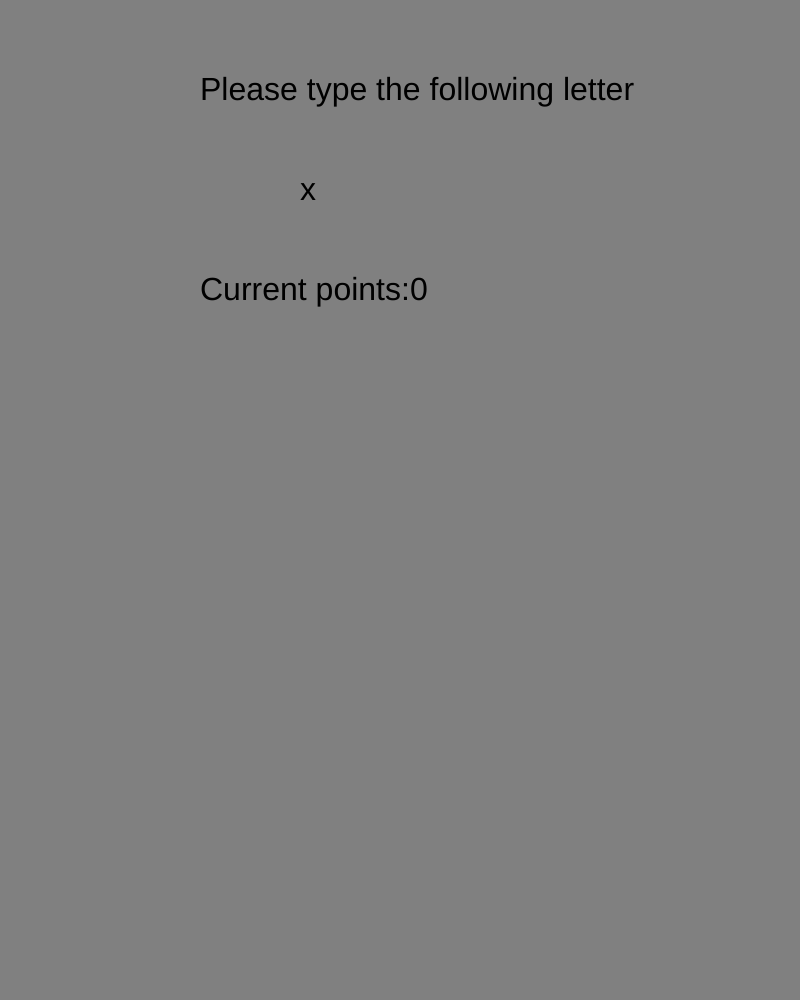
Frame 1 (no input)
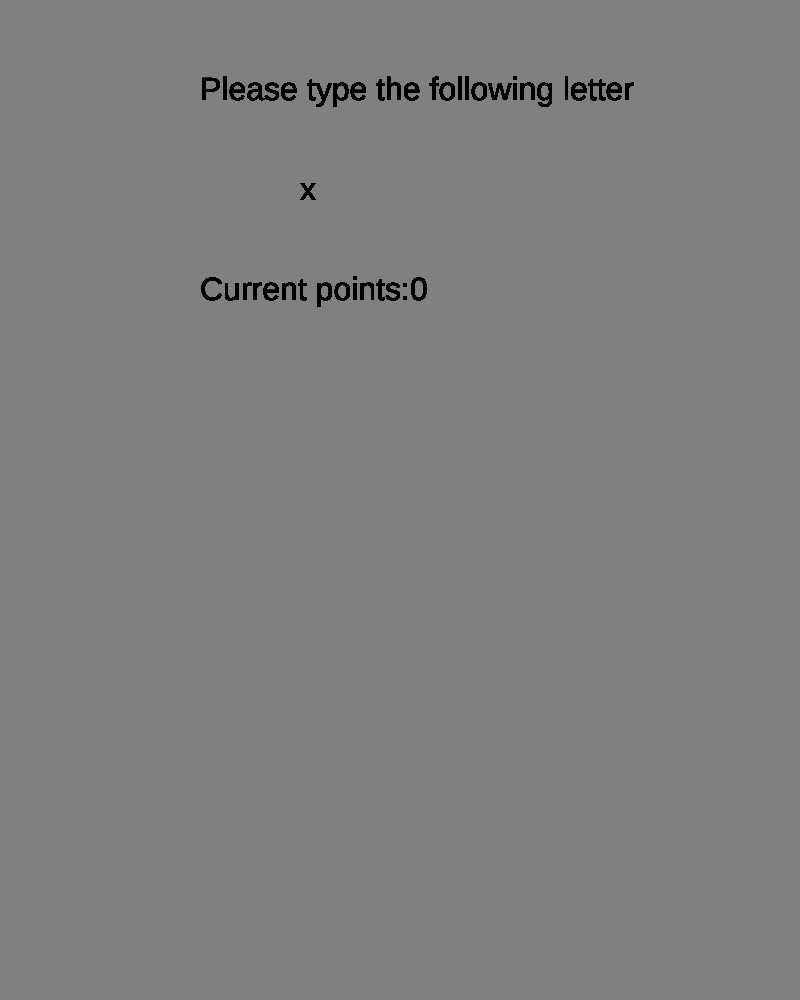
Frame 60 (no input)
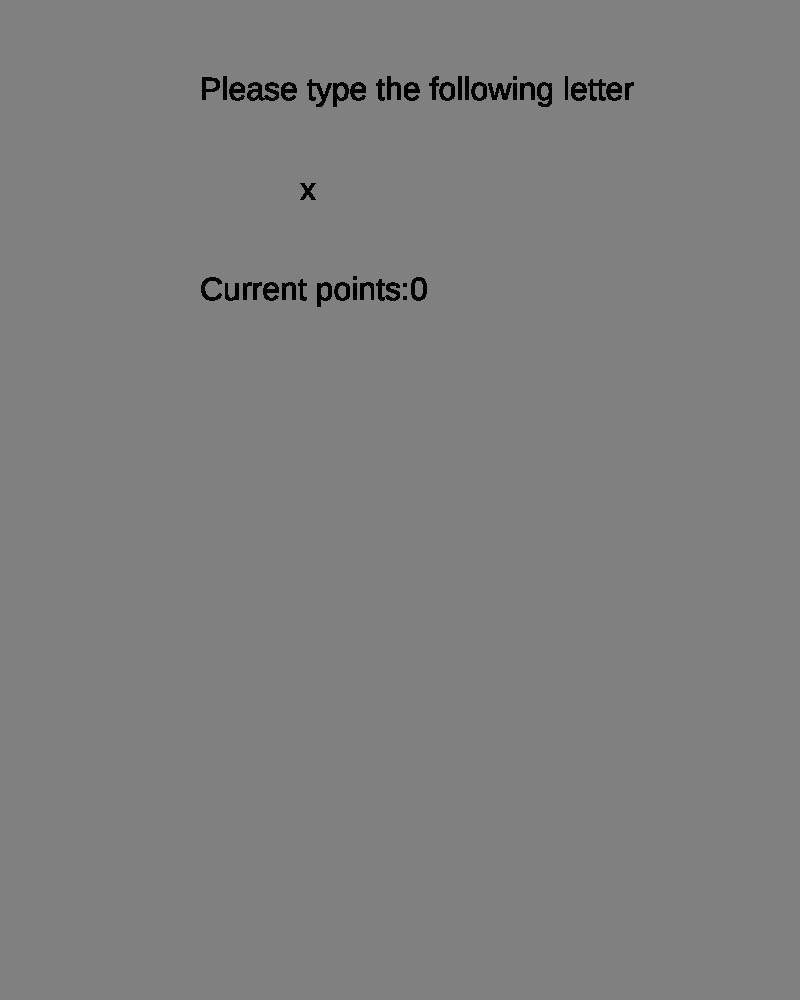
Frame 120 (the mouse pressed at the canvas centre since frame 60)

The p5.js sketch that drew these frames (run headless with seeded random() and noise() and a simulated clock; from frame 60 on, the mouse is pressed at the canvas centre):

// p5.js sketch
// ── sketch.js
function setup(){
    createCanvas(800, windowHeight);
    background("grey");
    
}

var score = 0
var alphabet = ["a","b","c","d","e","f","g","h","i","j","k","l","m","n","o","p","q","r","s","t","u","v","w","x","y","z"];
//change this array into one string "string are arrays"
var letter = alphabet[Math.floor(Math.random()*26)];
var x = 300;

function draw(){
    
    textSize(32);
    text("Please type the following letter", 200, 100);
    text(letter, x, 200);
    
    text("Current points:" + score, 200, 300);

}

function keyTyped(){
    background("grey");
    if (key === letter){
        score = score + 10;
        letter = alphabet[Math.floor(Math.random()*26)];
        
    }else{
        score = score - 10;
        text("Please try again", 200, 500);
    }

}
